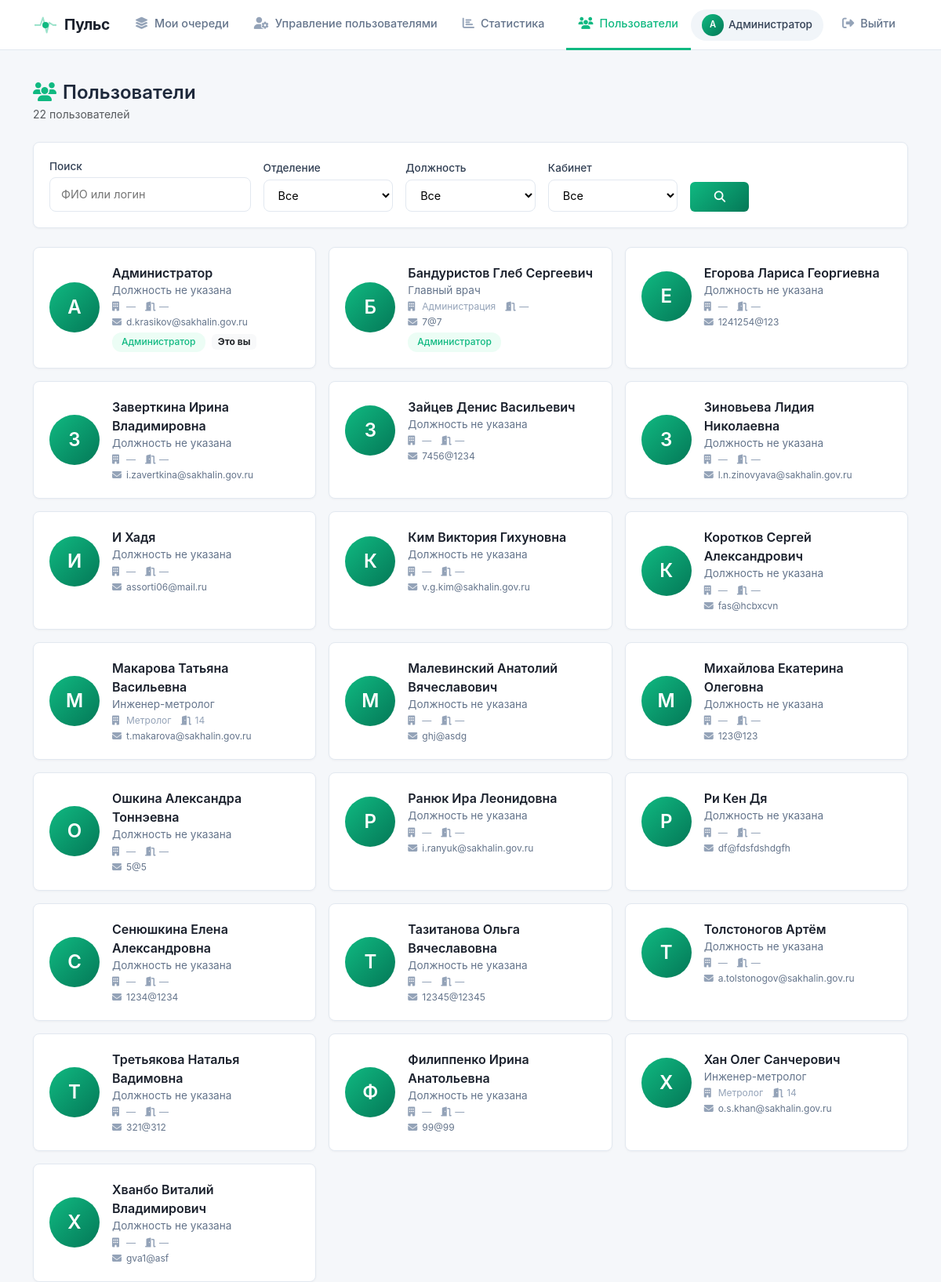
Page /users (signed in) on the earlier database version.
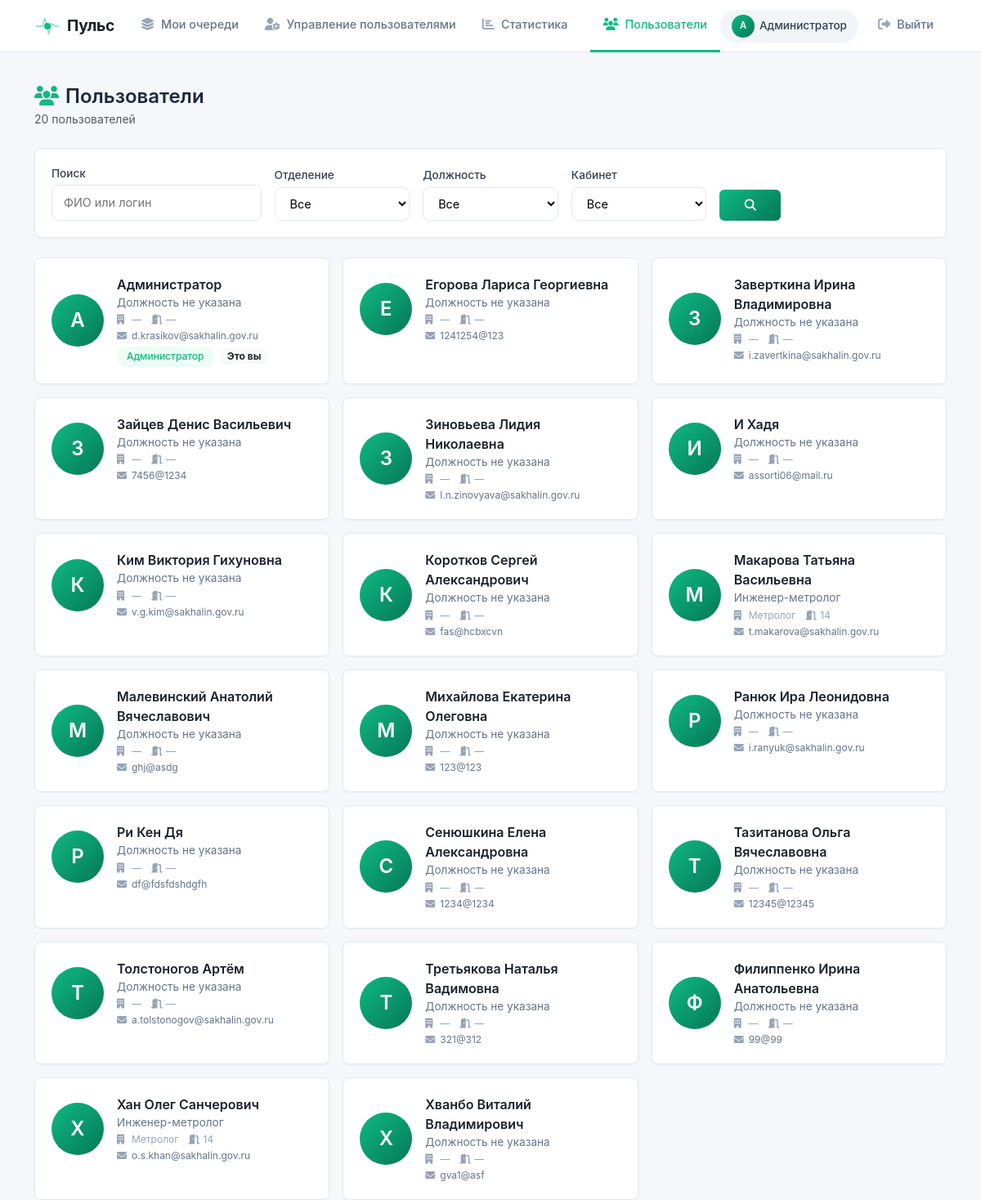
Same page on the later database version.
### models.py (models this page shows, shortened)
class User(UserMixin, db.Model):
    id = db.Column(db.Integer, primary_key=True)
    username = db.Column(db.String(80), unique=True, nullable=False)
    password = db.Column(db.String(200), nullable=False)
    full_name = db.Column(db.String(300), nullable=True)
    email = db.Column(db.String(120), unique=True, nullable=False)
    phone = db.Column(db.String(20), nullable=True)
    department = db.Column(db.String(200), nullable=True)
    position = db.Column(db.String(200), nullable=True)
    office = db.Column(db.String(50), nullable=True)
    is_admin = db.Column(db.Boolean, default=False)
    created_at = db.Column(db.DateTime, default=datetime.now(tz))
    notify_email = db.Column(db.Boolean, default=True)
    queues = db.relationship('Queue', secondary='user_queue', back_populates='members')
    admin_queues = db.relationship('Queue', secondary='queue_admins', back_populates='admins')
    assigned_tickets = db.relationship('Ticket', secondary='ticket_assignees', back_populates='assignees')
    created_tickets = db.relationship('Ticket', foreign_keys='Ticket.created_by_id', backref='creator')
    allowed_queues = db.relationship(
        'Queue',
        secondary='queue_links',
        primaryjoin='Queue.id == queue_links.c.queue_from',
        secondaryjoin='Queue.id == queue_links.c.queue_to',
        backref='allowed_by_queues'
    )
    bookings = db.relationship('Booking', backref='user', lazy=True)

### app.py (the view, shortened to what this page needs)
@app.route('/users')
@login_required
def users_list():
    query = User.query
    search = request.args.get('search', '').strip()
    department = request.args.get('department', '').strip()
    position = request.args.get('position', '').strip()
    office = request.args.get('office', '').strip()
    if department:
        query = query.filter(User.department == department)
    if position:
        query = query.filter(User.position == position)
    if office:
        query = query.filter(User.office == office)
    users = query.order_by(User.full_name).all()
    departments = sorted(set(u.department for u in User.query.all() if u.department))
    positions = sorted(set(u.position for u in User.query.all() if u.position))
    offices = sorted(set(u.office for u in User.query.all() if u.office))
    return render_template('users_list.html',
                         users=users,
                         departments=departments,
                         positions=positions,
                         offices=offices)

### app.py (called while the page is built)
@login_manager.user_loader
def load_user(user_id):
    return User.query.get(int(user_id))

@app.context_processor
def inject_globals():
    return {
        'User': User,
        'can_manage_queue': can_manage_queue,
        'format_datetime': format_datetime,
        'get_current_server_time': get_current_server_time,
        'SERVER_TIMEZONE': SERVER_TIMEZONE
    }

### templates/users_list.html (shortened to what this page needs)
{% extends "base.html" %}
{% block content %}
<div class="d-flex justify-content-between align-items-center mb-4">
    <div>
        <h4 class="mb-0 fw-semibold">
            <i class="fas fa-users me-2" style="color: var(--primary);"></i>Пользователи
        </h4>
        <span class="text-muted small">{{ users|length }} пользователей</span>
    </div>
</div>
<div class="card-modern mb-4 animate-fade-in">
    <div class="card-body">
        <form method="GET" action="{{ url_for('users_list') }}" class="row g-3 align-items-end">
            <div class="col-md-3">
                <label class="form-label-modern small">Поиск</label>
                <input type="text" class="form-control-modern" name="search" value="{{ request.args.get('search', '') }}" placeholder="ФИО или логин">
            </div>
            <div class="col-md-2">
                <label class="form-label-modern small">Отделение</label>
                <select class="form-select-modern" name="department">
                    <option value="">Все</option>
                </select>
            </div>
            <div class="col-md-2">
                <label class="form-label-modern small">Должность</label>
                <select class="form-select-modern" name="position">
                    <option value="">Все</option>
                </select>
            </div>
            <div class="col-md-2">
                <label class="form-label-modern small">Кабинет</label>
                <select class="form-select-modern" name="office">
                    <option value="">Все</option>
                </select>
            </div>
            <div class="col-md-1">
                <button type="submit" class="btn btn-primary-gradient w-100">
                    <i class="fas fa-search"></i>
                </button>
            </div>
        </form>
    </div>
</div>
{% if users %}
    <div class="row g-3 animate-fade-in">
        {% for user in users %}
            <div class="col-md-6 col-lg-4">
                <a href="{{ url_for('user_profile', user_id=user.id) }}" class="text-decoration-none">
                    <div class="user-card card-modern h-100">
                        <div class="user-card-body">
                            <div class="user-avatar-lg" style="background: linear-gradient(135deg, #10b981 0%, #047857 100%);">
                                {{ user.full_name[0]|upper if user.full_name else user.username[0]|upper }}
                            </div>
                            <div class="user-card-info">
                                <div class="user-card-name">{{ user.full_name or user.username }}</div>
                                <div class="user-card-position">{{ user.position or 'Должность не указана' }}</div>
                                <div class="user-card-meta">
                                    <span><i class="fas fa-building me-1"></i>{{ user.department or '—' }}</span>
                                    <span><i class="fas fa-door-open me-1"></i>{{ user.office or '—' }}</span>
                                </div>
                                <div class="user-card-contact">
                                    <span><i class="fas fa-envelope me-1"></i>{{ user.email }}</span>
                                </div>
                                {% if user.is_admin %}
                                    <span class="badge-status badge-status-new mt-1">Администратор</span>
                                {% endif %}
                                {% if user.id == current_user.id %}
                                    <span class="badge bg-light text-dark border-0 ms-1">Это вы</span>
                                {% endif %}
                            </div>
                        </div>
                    </div>
                </a>
            </div>
        {% endfor %}
    </div>
{% endif %}
{% endblock %}

### templates/base.html (shortened to what this page needs)
<!DOCTYPE html>
<html lang="ru">
<head>
    <link href="https://cdn.jsdelivr.net/npm/bootstrap@5.3.0/dist/css/bootstrap.min.css" rel="stylesheet">
    <link href="https://cdnjs.cloudflare.com/ajax/libs/font-awesome/6.4.0/css/all.min.css" rel="stylesheet">
    <link rel="stylesheet" href="{{ url_for('static', filename='style.css') }}">
    <link href="https://cdn.quilljs.com/1.3.6/quill.snow.css" rel="stylesheet">
</head>
<body>
    <nav class="navbar navbar-expand-lg navbar-custom">
        <div class="container">
            <a class="navbar-brand" href="{{ url_for('index') }}">
                <span class="logo-pulse">
                    <span class="pulse-icon">
                        <span class="pulse-dot"></span>
                    </span>
                    Пульс
                </span>
            </a>
            <div class="collapse navbar-collapse" id="navbarNav">
                <ul class="navbar-nav me-auto">
                    {% if current_user.is_authenticated and current_user.admin_queues %}
                        <li class="nav-item">
                            <a class="nav-link {{ 'active' if request.endpoint == 'my_queues' }}" href="{{ url_for('my_queues.my_queues') }}">
                                <i class="fas fa-layer-group"></i> Мои очереди
                            </a>
                        </li>
                    {% endif %}
                    {% if current_user.is_authenticated and current_user.is_admin %}
                        <li class="nav-item dropdown">
                            <a class="nav-link {{ 'active' if request.endpoint == 'admin_users' }}" href="{{ url_for('user_mgmt.admin_users') }}">
                                <i class="fas fa-user-cog"></i> Управление пользователями
                            </a>
                        </li>
                        <li class="nav-item">
                            <a class="nav-link {{ 'active' if request.endpoint == 'statistics' }}" href="{{ url_for('statistics.statistics') }}">
                                <i class="fas fa-chart-bar"></i> Статистика
                            </a>
                        </li>
                    {% endif %}
                </ul>
                <ul class="navbar-nav align-items-center">
                    {% if current_user.is_authenticated %}
                        <li class="nav-item">
                            <a class="nav-link {{ 'active' if request.endpoint == 'users_list' }}" href="{{ url_for('users_list') }}">
                                <i class="fas fa-users"></i> Пользователи
                            </a>
                        </li>
                        <li class="nav-item me-2">
                            <a href="{{ url_for('profile') }}" class="user-badge-link" title="Перейти в профиль">
                                <span class="user-badge">
                                    <span class="user-avatar-mini">{{ (current_user.full_name or current_user.username)[0]|upper }}</span>
                                    {{ current_user.full_name or current_user.username }}
                                </span>
                            </a>
                        </li>
                        <li class="nav-item">
                            <a class="nav-link btn-logout" href="{{ url_for('login.logout') }}">
                                <i class="fas fa-sign-out-alt"></i> Выйти
                            </a>
                        </li>
                    {% else %}
                        <li class="nav-item">
                            <a class="nav-link btn-login" href="{{ url_for('login') }}">
                                <i class="fas fa-sign-in-alt"></i> Войти
                            </a>
                        </li>
                    {% endif %}
                </ul>
            </div>
        </div>
    </nav>
    <div class="container mt-4 pt-3">
        {% block content %}{% endblock %}
    </div>
</body>
</html>

### static/style.css (style rules this page uses)
:root { --primary: #10b981; --primary-hover: #059669; --primary-light: #ecfdf5; --primary-dark: #047857; --primary-gradient: linear-gradient(135deg, #10b981 0%, #047857 100%); --gray-50: #f8fafc; --gray-100: #f1f5f9; --gray-200: #e2e8f0; --gray-300: #cbd5e1; --gray-400: #94a3b8; --gray-500: #64748b; --gray-600: #475569; --gray-700: #334155; --gray-800: #1e293b; --gray-900: #0f172a; --radius: 8px; --shadow: 0 1px 3px rgba(0,0,0,0.04); --shadow-md: 0 4px 12px rgba(0,0,0,0.06); --shadow-lg: 0 10px 40px rgba(0,0,0,0.08); }
* { margin: 0; padding: 0; box-sizing: border-box; }
body { font-family: -apple-system, BlinkMacSystemFont, "Segoe UI", Roboto, "Helvetica Neue", Arial, sans-serif; background: #f5f7fa; color: var(--gray-800); -webkit-font-smoothing: antialiased; line-height: 1.5; padding-top: 64px; }
a { text-decoration: none; color: var(--primary); transition: color 0.2s; }
.navbar-custom { background: #ffffff; border-bottom: 1px solid var(--gray-200); height: 64px; padding: 0; position: fixed; top: 0; left: 0; right: 0; z-index: 1000; }
.navbar-custom .container { height: 100%; display: flex; align-items: center; }
.navbar-custom .navbar-brand { font-weight: 600; font-size: 1.1rem; color: var(--gray-900); letter-spacing: -0.3px; display: flex; align-items: center; }
.navbar-custom .nav-link { color: var(--gray-500) !important; font-size: 0.9rem; font-weight: 500; padding: 0 16px !important; height: 64px; display: flex; align-items: center; border-bottom: 2px solid transparent; transition: all 0.15s ease; }
.navbar-custom .nav-link:hover, .navbar-custom .nav-link.active { color: var(--gray-900) !important; border-bottom-color: var(--primary); }
.navbar-custom .nav-link i { margin-right: 8px; font-size: 0.95rem; }
.user-badge { font-size: 0.85rem; font-weight: 500; color: var(--gray-700); background: var(--gray-100); padding: 6px 14px; border-radius: 20px; display: inline-flex; align-items: center; gap: 6px; }
.btn-logout { color: var(--gray-500) !important; font-weight: 500; padding: 6px 12px !important; border-radius: 6px; transition: all 0.15s; }
.card-modern { background: #ffffff; border: 1px solid var(--gray-200); border-radius: var(--radius); box-shadow: var(--shadow); transition: box-shadow 0.2s ease, transform 0.15s ease; }
.card-modern .card-body { padding: 20px; }
.btn-primary-gradient { background: var(--primary-gradient); border: none; color: #fff; padding: 8px 18px; border-radius: 6px; font-weight: 500; font-size: 0.9rem; transition: all 0.3s ease; }
.badge-status { display: inline-block; padding: 4px 12px; border-radius: 12px; font-weight: 500; font-size: 0.75rem; line-height: 1.4; }
.badge-status-new { background: var(--primary-light); color: var(--primary); }
.form-control-modern { border: 1px solid var(--gray-200); border-radius: var(--radius); padding: 10px 14px; font-size: 0.9rem; transition: border-color 0.15s, box-shadow 0.15s; width: 100%; background: #fff; }
.form-select-modern { border: 1px solid var(--gray-200); border-radius: var(--radius); padding: 10px 14px; font-size: 0.9rem; transition: border-color 0.15s, box-shadow 0.15s; width: 100%; background: #fff; }
.form-label-modern { font-weight: 500; color: var(--gray-700); margin-bottom: 4px; font-size: 0.85rem; display: block; }
.animate-fade-in { animation: fadeInUp 0.3s ease forwards; }

### templates/users_list.html (style rules this page uses)
.user-card { transition: all 0.3s ease; cursor: pointer; }
.user-card-body { padding: 20px; display: flex; align-items: center; gap: 16px; }
.user-avatar-lg { width: 64px; height: 64px; border-radius: 50%; background: linear-gradient(135deg, #10b981 0%, #047857 100%); color: #fff; display: flex; align-items: center; justify-content: center; font-size: 1.5rem; font-weight: 600; flex-shrink: 0; }
.user-card-info { flex: 1; min-width: 0; }
.user-card-name { font-weight: 600; color: #1a202c; font-size: 1rem; }
.user-card-position { font-size: 0.85rem; color: #64748b; }
.user-card-meta { display: flex; gap: 12px; font-size: 0.75rem; color: #94a3b8; margin-top: 2px; }
.user-card-meta i { width: 14px; }
.user-card-contact { display: flex; flex-wrap: wrap; gap: 8px 16px; font-size: 0.75rem; color: #64748b; margin-top: 2px; }
.user-card-contact i { width: 14px; color: #94a3b8; }

Differences in the rows shown:
removed User: full_name "Б", full_name "Бандуристов Глеб Сергеевич", position "Главный врач", department "Администрация", office "—", email "7@7", is_admin "Администратор"
removed User: full_name "О", full_name "Ошкина Александра Тоннэевна", position "Должность не указана", department "—", office "—", email "5@5"
Other differences:
{{ users|length }}: "22" → "20"
